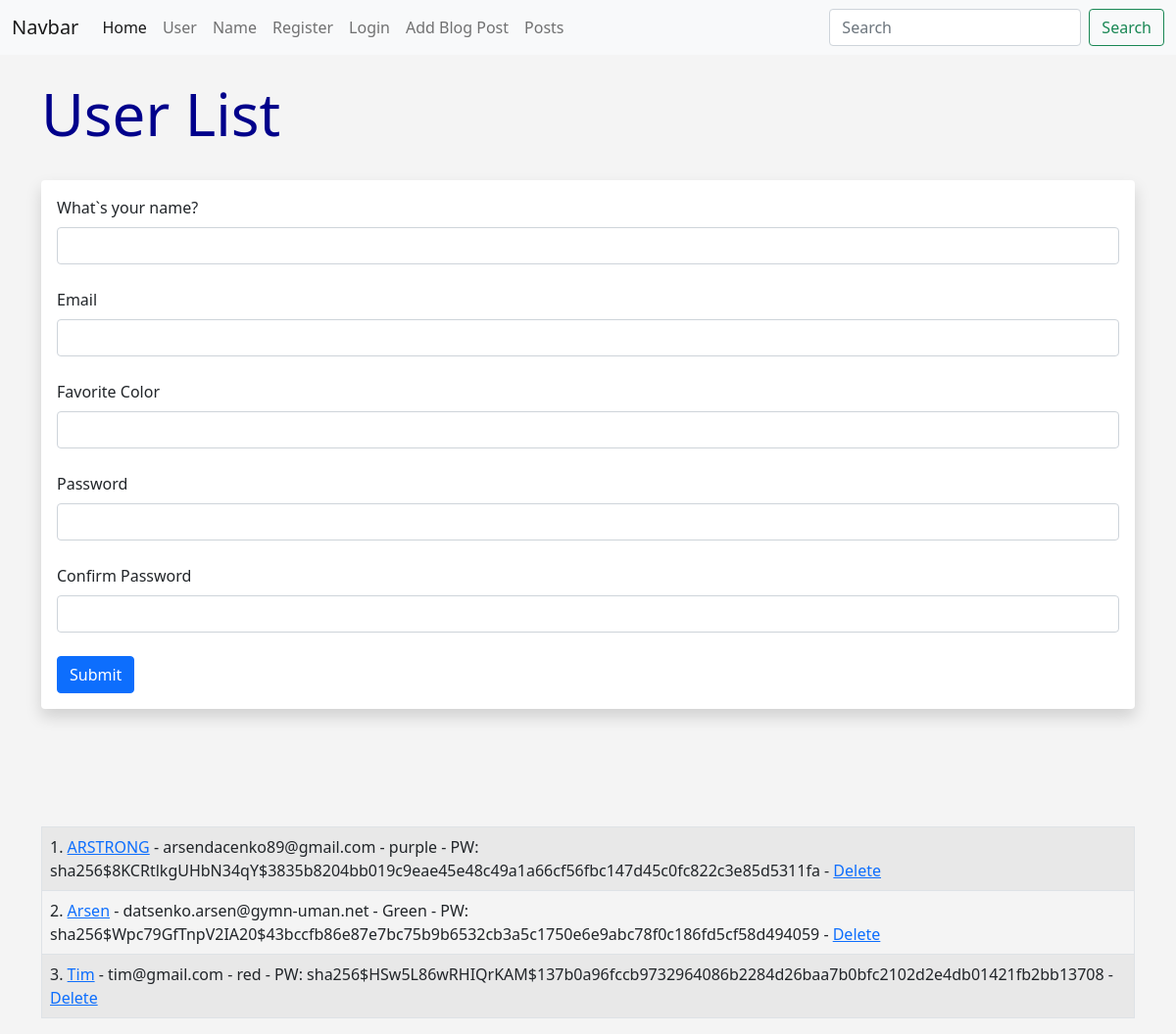
Screenshot of /user/add with the database file from the repository.
### app.py (models this page shows, shortened)
class Users(db.Model, UserMixin):
    id = db.Column(db.Integer, primary_key=True)
    name = db.Column(db.String(200), nullable=False)
    email = db.Column(db.String(120), nullable=False, unique=True)
    favorite_color = db.Column(db.String(120))
    about_author = db.Column(db.Text(500), nullable=True)
    date_added =db.Column(db.DateTime, default=datetime.utcnow)
    profile_pic = db.Column(db.String(), nullable=True)
    password_hash = db.Column(db.String(128))
    posts = db.relationship('Posts', backref='poster')
    @property
    def password(self):
        raise AttributeError('passwod is not a readable!')

### app.py (the view, shortened to what this page needs)
@app.route('/user/add', methods=["GET", "POST"])
def add_user():
    name = None
    form = UserForm()
    our_users = Users.query.order_by(Users.date_added)
    return render_template('add_user.html',
                           form=form,
                           name=name,
                           our_users=our_users)

### webforms.py
class UserForm(FlaskForm):
    name = StringField("What`s your name?", validators=[DataRequired()])
    email = StringField("Email", validators=[DataRequired()])
    favorite_color = StringField("Favorite Color")
    about_author = TextAreaField("About Author")
    password_hash = PasswordField('Password', validators=[DataRequired(), EqualTo('password_hash2', message='Password Must Match!')])
    password_hash2 = PasswordField('Confirm Password', validators=[DataRequired()])
    profile_pic = FileField("Profile Pic")
    submit = SubmitField("Submit")

class SearchForm(FlaskForm):
    searched = StringField("Searched", validators=[DataRequired()])
    submit = SubmitField("Submit")

### app.py (called while the page is built)
@app.context_processor
def base():
    form = SearchForm()
    return dict(form=form)

### templates/add_user.html (shortened to what this page needs)
{% extends 'base.html' %}
{% block content %}
{% if name %}
    <h1>User Added!</h1>
    <br><br>
    <br><br><br>
    <table class="table table-hover table table-striped table table-bordered">
        {% for our_user in our_users %}
            <tr>
                <td>
                    {{ our_user.id }}. <a href="{{ url_for('update', id=our_user.id) }}">{{ our_user.name }}</a>
                    - {{ our_user.favorite_color }} -
                    <a href="{{ url_for('delete', id=our_user.id) }}">Delete</a> <br>
                </td>
            </tr>
        {% endfor %}
    </table>
{% else %}
    <h1>User List</h1>
    <br>
    <div class="shadow p-3 mb-5 bg-body rounded">
    <form method="POST">
        {{ form.name.label(class="form-label") }}
        {{ form.name(class="form-control") }}
        <br>
        {{ form.email.label(class="form-label") }}
        {{ form.email(class="form-control") }}
        <br>
        {{ form.favorite_color.label(class="form-label") }}
        {{ form.favorite_color(class="form-control") }}
        <br>
        {{ form.password_hash.label(class="form-label") }}
        {{ form.password_hash(class="form-control") }}
        <br>
        {{ form.password_hash2.label(class="form-label") }}
        {{ form.password_hash2(class="form-control") }}
        <br>
        {{ form.submit(class="btn btn-primary") }}
    </form>
    </div>
    <br><br><br>
    <table class="table table-hover table table-striped table table-bordered">
        {% for our_user in our_users %}
            <tr>
                <td>
                    {{ our_user.id }}. <a href="{{ url_for('update', id=our_user.id) }}">{{ our_user.name }}</a>
                    - {{ our_user.email }}
                    - {{ our_user.favorite_color }}
                    - PW: {{ our_user.password_hash }}
                    - <a href="{{ url_for('delete', id=our_user.id) }}">Delete</a><br>
                </td>
            </tr>
        {% endfor %}
    </table>
{% endif %}
{% endblock %}

### static/CSS/style.css (style rules this page uses)
h1 { color: darkblue; font-size: 60px; }
body { background: #f4f4f4; }

### rows the page displays
Users: id "1", name "ARSTRONG", email "arsendacenko89@gmail.com", favorite_color "purple", password_hash "sha256$8KCRtlkgUHbN34qY$3835b8204bb019c9eae45e48c49a1a66cf56fbc147d45c0fc822c3e85d5311fa"
Users: id "2", name "Arsen", email "datsenko.arsen@gymn-uman.net", favorite_color "Green", password_hash "sha256$Wpc79GfTnpV2IA20$43bccfb86e87e7bc75b9b6532cb3a5c1750e6e9abc78f0c186fd5cf58d494059"
Users: id "3", name "Tim", email "tim@gmail.com", favorite_color "red", password_hash "sha256$HSw5L86wRHIQrKAM$137b0a96fccb9732964086b2284d26baa7b0bfc2102d2e4db01421fb2bb13708"
